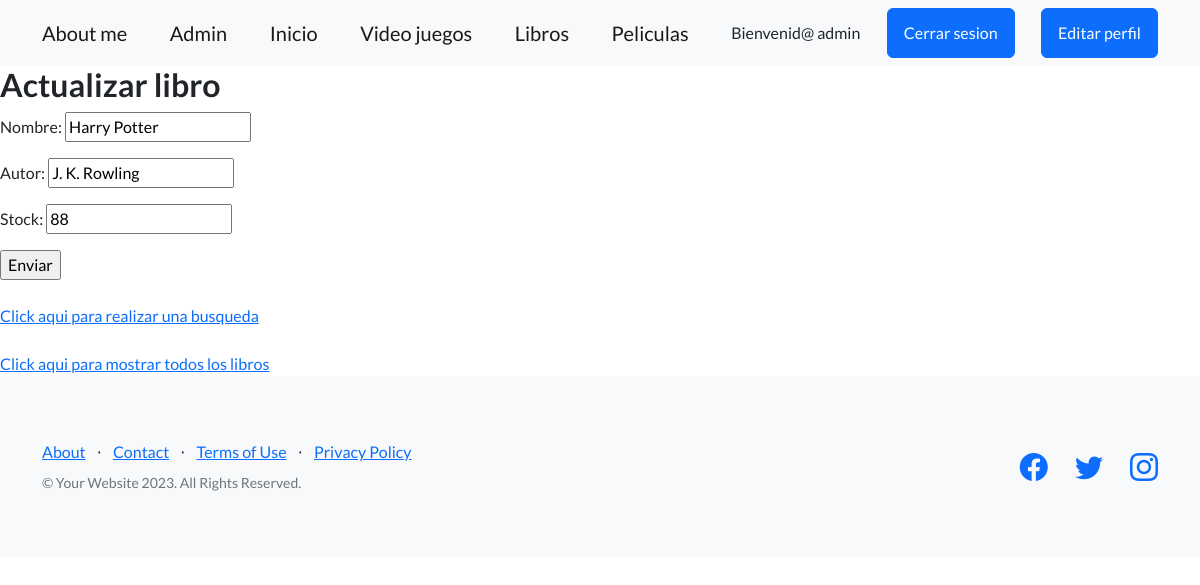
The page /libros/actualizar_libros/7 (signed in) on the database its author committed.
### appfranco/models.py (models this page shows, shortened)
class Libros(models.Model):
    nombre = models.CharField(max_length=20)
    autor = models.CharField(max_length=20)
    stock = models.IntegerField()

### appfranco/views.py (the view)
# urls.py: path('libros/actualizar_libros/<pk>', LibrosUpdate.as_view(), name='actualizar_libros'),
class LibrosUpdate(UpdateView):
    model = Libros
    fields = ['nombre', 'autor', 'stock']
    template_name = 'updateLibros.html'
    success_url = '/libros/'
    @method_decorator(user_passes_test(es_admin))
    def dispatch(self, *args, **kwargs):
        return super(LibrosUpdate, self).dispatch(*args, **kwargs)

### appfranco/views.py (called while the page is built)
def es_admin(user):
    return user.is_authenticated and user.is_superuser

### appfranco/templates/updateLibros.html (shortened to what this page needs)
{% extends 'padre.html' %}
{% load static %}
{% block contenidoQueCambia %}
    <h2>Actualizar libro</h2>
    <form method="post">
        {{form.as_p}}
        <input type="submit" value="Enviar">
    </form>
    <a href="{% url 'busqueda_libros' %}">Click aqui para realizar una busqueda</a>
    <a href="{% url 'leer_libros' %}">Click aqui para mostrar todos los libros</a>
{% endblock %}

### appfranco/templates/padre.html (shortened to what this page needs)
<!DOCTYPE html>
<html lang="en">
    <head>
        {% load static %}
        <link href="https://cdn.jsdelivr.net/npm/bootstrap-icons@1.5.0/font/bootstrap-icons.css" rel="stylesheet" type="text/css" />
        <link href="{% static 'css/styles.css' %}" rel="stylesheet" />
    </head>
    <body>
        <nav class="navbar navbar-light bg-light static-top">
            <div class="container">
                <a class="navbar-brand" href="{% url 'about_me' %}">About me</a>
                <a class="navbar-brand" href="{% url 'admin' %}">Admin</a>
                <a class="navbar-brand" href="{% url 'index' %}">Inicio</a>
                <a class="navbar-brand" href="{% url 'leer_video_juegos' %}">Video juegos</a>
                <a class="navbar-brand" href="{% url 'leer_libros' %}">Libros</a>
                <a class="navbar-brand" href="{% url 'leer_peliculas' %}">Peliculas</a>
                {% if request.user.is_authenticated %}
                    <span>Bienvenid@ {{user.username}}</span>
                    <form method="post" action="{% url 'logout' %}">
                        <button class="btn btn-primary" type="submit">Cerrar sesion</button>
                    </form>
                    <a class="btn btn-primary" href="{% url 'editar_perfil' %}">Editar perfil</a>
                {% else %}
                    <a class="btn btn-primary" href="{% url 'login' %}">Log in</a>
                    <a class="btn btn-primary" href="{% url 'registro' %}">Registrarse</a>
                {% endif %}
            </div>
        </nav>
        {% block contenidoQueCambia %}
        {% endblock %}
        <footer class="footer bg-light">
            <div class="container">
                <div class="row">
                    <div class="col-lg-6 h-100 text-center text-lg-start my-auto">
                        <ul class="list-inline mb-2">
                            <li class="list-inline-item"><a href="#!">About</a></li>
                            <li class="list-inline-item">⋅</li>
                            <li class="list-inline-item"><a href="#!">Contact</a></li>
                            <li class="list-inline-item">⋅</li>
                            <li class="list-inline-item"><a href="#!">Terms of Use</a></li>
                            <li class="list-inline-item">⋅</li>
                            <li class="list-inline-item"><a href="#!">Privacy Policy</a></li>
                        </ul>
                        <p class="text-muted small mb-4 mb-lg-0">&copy; Your Website 2023. All Rights Reserved.</p>
                    </div>
                    <div class="col-lg-6 h-100 text-center text-lg-end my-auto">
                        <ul class="list-inline mb-0">
                            <li class="list-inline-item me-4">
                                <a href="#!"><i class="bi-facebook fs-3"></i></a>
                            </li>
                            <li class="list-inline-item me-4">
                                <a href="#!"><i class="bi-twitter fs-3"></i></a>
                            </li>
                            <li class="list-inline-item">
                                <a href="#!"><i class="bi-instagram fs-3"></i></a>
                            </li>
                        </ul>
                    </div>
                </div>
            </div>
        </footer>
    </body>
</html>

### rows shown on the page
Libros: nombre "Harry Potter", autor "J. K. Rowling", stock "88"

### other values the page prints
{{ user.username }} "admin"
